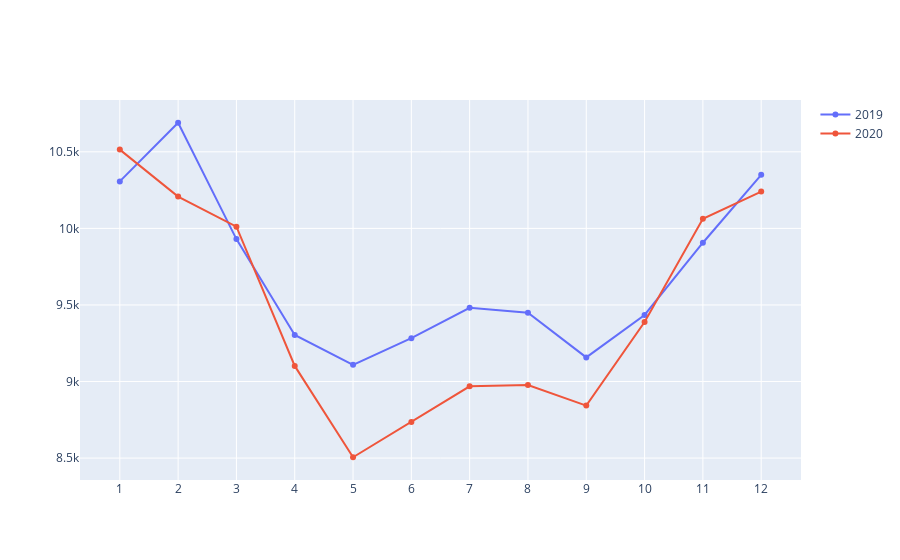

This figure's notebook cell:
### Code cell
fig = go.Figure()
fig.add_trace(go.Scatter(
    x = month_avg[month_avg["year"] == 2020]["month"],
    y = month_avg[month_avg["year"] == 2019]["AIL_DEMAND"],
    name  = "2019"
) )
fig.add_trace(go.Scatter(
    x = month_avg[month_avg["year"] == 2020]["month"],
    y = month_avg[month_avg["year"] == 2020]["AIL_DEMAND"],
    name  = "2020"
) )
fig.update_layout(
    xaxis = dict(
        tickmode = 'linear',
        tick0 = 0,
        dtick = 1
    )
)
fig.show()

### Figure 1 — Plotly figure (JSON) as saved in the notebook; plotly's stock layout.template omitted (floating-point values rounded to 4 significant figures)
{"data": [{"name": "2019", "type": "scatter", "x": [1, 2, 3, 4, 5, 6, 7, 8, 9, 10, 11, 12], "y": [10310.0, 10690.0, 9930.0, 9304.0, 9109.0, 9283.0, 9481.0, 9449.0, 9158.0, 9435.0, 9906.0, 10350.0]}, {"name": "2020", "type": "scatter", "x": [1, 2, 3, 4, 5, 6, 7, 8, 9, 10, 11, 12], "y": [10510.0, 10210.0, 10010.0, 9102.0, 8505.0, 8735.0, 8968.0, 8977.0, 8843.0, 9388.0, 10060.0, 10240.0]}], "layout": {"xaxis": {"dtick": 1, "tick0": 0, "tickmode": "linear"}}}
